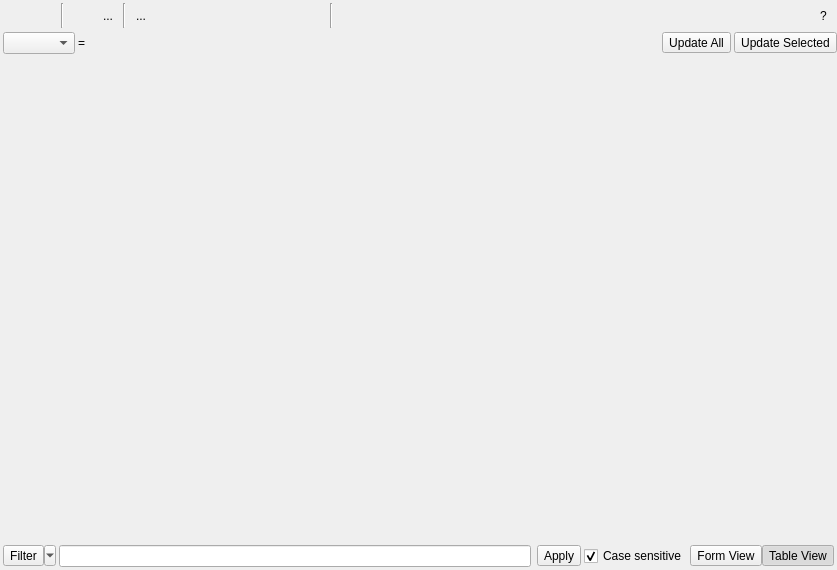
<?xml version="1.0" encoding="UTF-8"?>
<ui version="4.0">
 <class>QgsAttributeTableDialog</class>
 <widget class="QDialog" name="QgsAttributeTableDialog">
  <property name="geometry">
   <rect>
    <x>0</x>
    <y>0</y>
    <width>837</width>
    <height>570</height>
   </rect>
  </property>
  <property name="windowTitle">
   <string>Attribute Table</string>
  </property>
  <layout class="QGridLayout" name="gridLayout">
   <property name="margin">
    <number>0</number>
   </property>
   <property name="spacing">
    <number>3</number>
   </property>
   <item row="3" column="0">
    <layout class="QHBoxLayout" name="horizontalLayout">
     <property name="leftMargin">
      <number>3</number>
     </property>
     <property name="topMargin">
      <number>3</number>
     </property>
     <property name="rightMargin">
      <number>3</number>
     </property>
     <property name="bottomMargin">
      <number>0</number>
     </property>
     <item>
      <widget class="QToolButton" name="mToggleEditingButton">
       <property name="toolTip">
        <string>Toggle editing mode (Ctrl+E)</string>
       </property>
       <property name="whatsThis">
        <string/>
       </property>
       <property name="text">
        <string/>
       </property>
       <property name="icon">
        <iconset resource="../../images/images.qrc">
         <normaloff>:/images/themes/default/mActionToggleEditing.svg</normaloff>:/images/themes/default/mActionToggleEditing.svg</iconset>
       </property>
       <property name="iconSize">
        <size>
         <width>18</width>
         <height>18</height>
        </size>
       </property>
       <property name="shortcut">
        <string>Ctrl+E</string>
       </property>
       <property name="checkable">
        <bool>false</bool>
       </property>
       <property name="autoRaise">
        <bool>true</bool>
       </property>
      </widget>
     </item>
     <item>
      <widget class="QToolButton" name="mSaveEditsButton">
       <property name="toolTip">
        <string>Save Edits (Ctrl+S)</string>
       </property>
       <property name="whatsThis">
        <string/>
       </property>
       <property name="text">
        <string/>
       </property>
       <property name="icon">
        <iconset resource="../../images/images.qrc">
         <normaloff>:/images/themes/default/mActionSaveEdits.svg</normaloff>:/images/themes/default/mActionSaveEdits.svg</iconset>
       </property>
       <property name="iconSize">
        <size>
         <width>18</width>
         <height>18</height>
        </size>
       </property>
       <property name="shortcut">
        <string>Ctrl+S</string>
       </property>
       <property name="checkable">
        <bool>false</bool>
       </property>
       <property name="autoRaise">
        <bool>true</bool>
       </property>
      </widget>
     </item>
     <item>
      <widget class="Line" name="line">
       <property name="orientation">
        <enum>Qt::Vertical</enum>
       </property>
      </widget>
     </item>
     <item>
      <widget class="QToolButton" name="mAddFeature">
       <property name="enabled">
        <bool>false</bool>
       </property>
       <property name="toolTip">
        <string>Add feature</string>
       </property>
       <property name="text">
        <string/>
       </property>
       <property name="iconSize">
        <size>
         <width>18</width>
         <height>18</height>
        </size>
       </property>
       <property name="autoRaise">
        <bool>true</bool>
       </property>
      </widget>
     </item>
     <item>
      <widget class="QToolButton" name="mDeleteSelectedButton">
       <property name="toolTip">
        <string>Delete selected features (DEL)</string>
       </property>
       <property name="text">
        <string>...</string>
       </property>
       <property name="icon">
        <iconset resource="../../images/images.qrc">
         <normaloff>:/images/themes/default/mActionDeleteSelected.svg</normaloff>:/images/themes/default/mActionDeleteSelected.svg</iconset>
       </property>
       <property name="iconSize">
        <size>
         <width>18</width>
         <height>18</height>
        </size>
       </property>
       <property name="autoRaise">
        <bool>true</bool>
       </property>
      </widget>
     </item>
     <item>
      <widget class="Line" name="line_2">
       <property name="orientation">
        <enum>Qt::Vertical</enum>
       </property>
      </widget>
     </item>
     <item>
      <widget class="QToolButton" name="mExpressionSelectButton">
       <property name="toolTip">
        <string>Select features using an expression</string>
       </property>
       <property name="text">
        <string>...</string>
       </property>
       <property name="icon">
        <iconset resource="../../images/images.qrc">
         <normaloff>:/images/themes/default/mIconExpressionSelect.svg</normaloff>:/images/themes/default/mIconExpressionSelect.svg</iconset>
       </property>
       <property name="iconSize">
        <size>
         <width>18</width>
         <height>18</height>
        </size>
       </property>
       <property name="autoRaise">
        <bool>true</bool>
       </property>
      </widget>
     </item>
     <item>
      <widget class="QToolButton" name="mRemoveSelectionButton">
       <property name="toolTip">
        <string>Unselect all (Ctrl+U)</string>
       </property>
       <property name="text">
        <string/>
       </property>
       <property name="icon">
        <iconset resource="../../images/images.qrc">
         <normaloff>:/images/themes/default/mActionUnselectAttributes.png</normaloff>:/images/themes/default/mActionUnselectAttributes.png</iconset>
       </property>
       <property name="iconSize">
        <size>
         <width>18</width>
         <height>18</height>
        </size>
       </property>
       <property name="shortcut">
        <string>Ctrl+U</string>
       </property>
       <property name="autoRaise">
        <bool>true</bool>
       </property>
      </widget>
     </item>
     <item>
      <widget class="QToolButton" name="mSelectedToTopButton">
       <property name="toolTip">
        <string>Move selection to top (Ctrl+T)</string>
       </property>
       <property name="text">
        <string/>
       </property>
       <property name="icon">
        <iconset resource="../../images/images.qrc">
         <normaloff>:/images/themes/default/mActionSelectedToTop.png</normaloff>:/images/themes/default/mActionSelectedToTop.png</iconset>
       </property>
       <property name="iconSize">
        <size>
         <width>18</width>
         <height>18</height>
        </size>
       </property>
       <property name="shortcut">
        <string>Ctrl+T</string>
       </property>
       <property name="checkable">
        <bool>true</bool>
       </property>
       <property name="autoRaise">
        <bool>true</bool>
       </property>
      </widget>
     </item>
     <item>
      <widget class="QToolButton" name="mInvertSelectionButton">
       <property name="toolTip">
        <string>Invert selection (Ctrl+R)</string>
       </property>
       <property name="text">
        <string/>
       </property>
       <property name="icon">
        <iconset resource="../../images/images.qrc">
         <normaloff>:/images/themes/default/mActionInvertSelection.png</normaloff>:/images/themes/default/mActionInvertSelection.png</iconset>
       </property>
       <property name="iconSize">
        <size>
         <width>18</width>
         <height>18</height>
        </size>
       </property>
       <property name="shortcut">
        <string>Ctrl+R</string>
       </property>
       <property name="autoRaise">
        <bool>true</bool>
       </property>
      </widget>
     </item>
     <item>
      <widget class="QToolButton" name="mPanMapToSelectedRowsButton">
       <property name="toolTip">
        <string>Pan map to the selected rows (Ctrl+P)</string>
       </property>
       <property name="whatsThis">
        <string/>
       </property>
       <property name="text">
        <string/>
       </property>
       <property name="icon">
        <iconset resource="../../images/images.qrc">
         <normaloff>:/images/themes/default/mActionPanToSelected.svg</normaloff>:/images/themes/default/mActionPanToSelected.svg</iconset>
       </property>
       <property name="iconSize">
        <size>
         <width>18</width>
         <height>18</height>
        </size>
       </property>
       <property name="shortcut">
        <string>Ctrl+P</string>
       </property>
       <property name="autoRaise">
        <bool>true</bool>
       </property>
      </widget>
     </item>
     <item>
      <widget class="QToolButton" name="mZoomMapToSelectedRowsButton">
       <property name="toolTip">
        <string>Zoom map to the selected rows (Ctrl+J)</string>
       </property>
       <property name="whatsThis">
        <string/>
       </property>
       <property name="text">
        <string/>
       </property>
       <property name="icon">
        <iconset resource="../../images/images.qrc">
         <normaloff>:/images/themes/default/mActionZoomToSelected.svg</normaloff>:/images/themes/default/mActionZoomToSelected.svg</iconset>
       </property>
       <property name="iconSize">
        <size>
         <width>18</width>
         <height>18</height>
        </size>
       </property>
       <property name="shortcut">
        <string>Ctrl+J</string>
       </property>
       <property name="autoRaise">
        <bool>true</bool>
       </property>
      </widget>
     </item>
     <item>
      <widget class="QToolButton" name="mCopySelectedRowsButton">
       <property name="toolTip">
        <string>Copy selected rows to clipboard (Ctrl+C)</string>
       </property>
       <property name="whatsThis">
        <string/>
       </property>
       <property name="text">
        <string/>
       </property>
       <property name="icon">
        <iconset resource="../../images/images.qrc">
         <normaloff>:/images/themes/default/mActionEditCopy.png</normaloff>:/images/themes/default/mActionEditCopy.png</iconset>
       </property>
       <property name="iconSize">
        <size>
         <width>18</width>
         <height>18</height>
        </size>
       </property>
       <property name="shortcut">
        <string>Ctrl+C</string>
       </property>
       <property name="autoRaise">
        <bool>true</bool>
       </property>
      </widget>
     </item>
     <item>
      <widget class="Line" name="line_3">
       <property name="orientation">
        <enum>Qt::Vertical</enum>
       </property>
      </widget>
     </item>
     <item>
      <widget class="QToolButton" name="mRemoveAttribute">
       <property name="toolTip">
        <string>Delete column (Ctrl+L)</string>
       </property>
       <property name="text">
        <string/>
       </property>
       <property name="icon">
        <iconset resource="../../images/images.qrc">
         <normaloff>:/images/themes/default/mActionDeleteAttribute.png</normaloff>:/images/themes/default/mActionDeleteAttribute.png</iconset>
       </property>
       <property name="iconSize">
        <size>
         <width>18</width>
         <height>18</height>
        </size>
       </property>
       <property name="shortcut">
        <string>Ctrl+L</string>
       </property>
       <property name="autoRaise">
        <bool>true</bool>
       </property>
      </widget>
     </item>
     <item>
      <widget class="QToolButton" name="mAddAttribute">
       <property name="toolTip">
        <string>New column (Ctrl+W)</string>
       </property>
       <property name="text">
        <string/>
       </property>
       <property name="icon">
        <iconset resource="../../images/images.qrc">
         <normaloff>:/images/themes/default/mActionNewAttribute.png</normaloff>:/images/themes/default/mActionNewAttribute.png</iconset>
       </property>
       <property name="iconSize">
        <size>
         <width>18</width>
         <height>18</height>
        </size>
       </property>
       <property name="shortcut">
        <string>Ctrl+W</string>
       </property>
       <property name="autoRaise">
        <bool>true</bool>
       </property>
      </widget>
     </item>
     <item>
      <widget class="QToolButton" name="mOpenFieldCalculator">
       <property name="toolTip">
        <string>Open field calculator (Ctrl+I)</string>
       </property>
       <property name="text">
        <string/>
       </property>
       <property name="icon">
        <iconset resource="../../images/images.qrc">
         <normaloff>:/images/themes/default/mActionCalculateField.png</normaloff>:/images/themes/default/mActionCalculateField.png</iconset>
       </property>
       <property name="iconSize">
        <size>
         <width>18</width>
         <height>18</height>
        </size>
       </property>
       <property name="shortcut">
        <string>Ctrl+I</string>
       </property>
       <property name="autoRaise">
        <bool>true</bool>
       </property>
      </widget>
     </item>
     <item>
      <spacer name="horizontalSpacer">
       <property name="orientation">
        <enum>Qt::Horizontal</enum>
       </property>
       <property name="sizeHint" stdset="0">
        <size>
         <width>40</width>
         <height>20</height>
        </size>
       </property>
      </spacer>
     </item>
     <item>
      <widget class="QToolButton" name="mHelpButton">
       <property name="sizePolicy">
        <sizepolicy hsizetype="Fixed" vsizetype="Fixed">
         <horstretch>0</horstretch>
         <verstretch>0</verstretch>
        </sizepolicy>
       </property>
       <property name="minimumSize">
        <size>
         <width>0</width>
         <height>0</height>
        </size>
       </property>
       <property name="text">
        <string>?</string>
       </property>
       <property name="autoRaise">
        <bool>true</bool>
       </property>
      </widget>
     </item>
    </layout>
   </item>
   <item row="7" column="0">
    <widget class="QgsDualView" name="mMainView">
     <property name="currentIndex">
      <number>-1</number>
     </property>
    </widget>
   </item>
   <item row="9" column="0">
    <layout class="QHBoxLayout">
     <property name="leftMargin">
      <number>3</number>
     </property>
     <property name="topMargin">
      <number>0</number>
     </property>
     <property name="rightMargin">
      <number>3</number>
     </property>
     <property name="bottomMargin">
      <number>3</number>
     </property>
     <item>
      <widget class="QToolButton" name="mFilterButton">
       <property name="toolTip">
        <string>The filter defines which features are currently shown in the list or on the table</string>
       </property>
       <property name="text">
        <string>Filter</string>
       </property>
       <property name="icon">
        <iconset resource="../../images/images.qrc">
         <normaloff>:/images/themes/default/mActionFilter.png</normaloff>:/images/themes/default/mActionFilter.png</iconset>
       </property>
       <property name="popupMode">
        <enum>QToolButton::MenuButtonPopup</enum>
       </property>
       <property name="toolButtonStyle">
        <enum>Qt::ToolButtonTextBesideIcon</enum>
       </property>
      </widget>
     </item>
     <item>
      <widget class="QgsFilterLineEdit" name="mFilterQuery"/>
     </item>
     <item>
      <widget class="QWidget" name="mSpacer" native="true"/>
     </item>
     <item>
      <widget class="QToolButton" name="mApplyFilterButton">
       <property name="toolTip">
        <string>Filters the visible features according to the current filter selection and filter string.</string>
       </property>
       <property name="text">
        <string>Apply</string>
       </property>
       <property name="toolButtonStyle">
        <enum>Qt::ToolButtonTextOnly</enum>
       </property>
      </widget>
     </item>
     <item>
      <widget class="QCheckBox" name="mCbxCaseSensitive">
       <property name="text">
        <string>Case sensitive</string>
       </property>
       <property name="checked">
        <bool>true</bool>
       </property>
      </widget>
     </item>
     <item>
      <layout class="QHBoxLayout" name="horizontalLayout_2">
       <property name="spacing">
        <number>0</number>
       </property>
       <item>
        <widget class="QToolButton" name="mAttributeViewButton">
         <property name="toolTip">
          <string>Switch to form view</string>
         </property>
         <property name="text">
          <string>Form View</string>
         </property>
         <property name="icon">
          <iconset resource="../../images/images.qrc">
           <normaloff>:/images/themes/default/mActionPropertyItem.png</normaloff>:/images/themes/default/mActionPropertyItem.png</iconset>
         </property>
         <property name="checkable">
          <bool>true</bool>
         </property>
         <attribute name="buttonGroup">
          <string notr="true">mMainViewButtonGroup</string>
         </attribute>
        </widget>
       </item>
       <item>
        <widget class="QToolButton" name="mTableViewButton">
         <property name="toolTip">
          <string>Switch to table view</string>
         </property>
         <property name="text">
          <string>Table View</string>
         </property>
         <property name="icon">
          <iconset resource="../../images/images.qrc">
           <normaloff>:/images/themes/default/mActionOpenTable.png</normaloff>:/images/themes/default/mActionOpenTable.png</iconset>
         </property>
         <property name="checkable">
          <bool>true</bool>
         </property>
         <property name="checked">
          <bool>true</bool>
         </property>
         <attribute name="buttonGroup">
          <string notr="true">mMainViewButtonGroup</string>
         </attribute>
        </widget>
       </item>
      </layout>
     </item>
    </layout>
   </item>
   <item row="6" column="0">
    <widget class="QFrame" name="mUpdateExpressionBox">
     <layout class="QHBoxLayout" name="horizontalLayout_3">
      <property name="spacing">
       <number>3</number>
      </property>
      <property name="leftMargin">
       <number>3</number>
      </property>
      <property name="topMargin">
       <number>1</number>
      </property>
      <property name="rightMargin">
       <number>0</number>
      </property>
      <property name="bottomMargin">
       <number>3</number>
      </property>
      <item>
       <widget class="QComboBox" name="mFieldCombo"/>
      </item>
      <item>
       <widget class="QLabel" name="label">
        <property name="sizePolicy">
         <sizepolicy hsizetype="Maximum" vsizetype="Preferred">
          <horstretch>0</horstretch>
          <verstretch>0</verstretch>
         </sizepolicy>
        </property>
        <property name="text">
         <string>=</string>
        </property>
       </widget>
      </item>
      <item>
       <widget class="QgsFieldExpressionWidget" name="mUpdateExpressionText" native="true">
        <property name="sizePolicy">
         <sizepolicy hsizetype="MinimumExpanding" vsizetype="Preferred">
          <horstretch>0</horstretch>
          <verstretch>0</verstretch>
         </sizepolicy>
        </property>
       </widget>
      </item>
      <item>
       <widget class="QToolButton" name="mRunFieldCalc">
        <property name="text">
         <string>Update All</string>
        </property>
       </widget>
      </item>
      <item>
       <widget class="QToolButton" name="mRunFieldCalcSelected">
        <property name="text">
         <string>Update Selected</string>
        </property>
       </widget>
      </item>
     </layout>
    </widget>
   </item>
  </layout>
  <action name="mActionAdvancedFilter">
   <property name="icon">
    <iconset resource="../../images/images.qrc">
     <normaloff>:/images/themes/default/mActionFilter.png</normaloff>:/images/themes/default/mActionFilter.png</iconset>
   </property>
   <property name="text">
    <string>Advanced Filter (Expression)</string>
   </property>
   <property name="toolTip">
    <string>Use the Expression Builder to define the filter</string>
   </property>
   <property name="shortcut">
    <string>Ctrl+F</string>
   </property>
  </action>
  <action name="mActionShowAllFilter">
   <property name="icon">
    <iconset resource="../../images/images.qrc">
     <normaloff>:/images/themes/default/mActionFilter.png</normaloff>:/images/themes/default/mActionFilter.png</iconset>
   </property>
   <property name="text">
    <string>Show All Features</string>
   </property>
  </action>
  <action name="mActionSelectedFilter">
   <property name="icon">
    <iconset resource="../../images/images.qrc">
     <normaloff>:/images/themes/default/mActionFilter.png</normaloff>:/images/themes/default/mActionFilter.png</iconset>
   </property>
   <property name="text">
    <string>Show Selected Features</string>
   </property>
  </action>
  <action name="mActionVisibleFilter">
   <property name="icon">
    <iconset resource="../../images/images.qrc">
     <normaloff>:/images/themes/default/mActionFilter.png</normaloff>:/images/themes/default/mActionFilter.png</iconset>
   </property>
   <property name="text">
    <string>Show Features Visible On Map</string>
   </property>
  </action>
  <action name="mActionFilterColumnsMenu">
   <property name="text">
    <string>Column Filter</string>
   </property>
  </action>
  <action name="mActionEditedFilter">
   <property name="icon">
    <iconset resource="../../images/images.qrc">
     <normaloff>:/images/themes/default/mActionFilter.png</normaloff>:/images/themes/default/mActionFilter.png</iconset>
   </property>
   <property name="text">
    <string>Show Edited and New Features</string>
   </property>
   <property name="toolTip">
    <string>Filter all the features which have been edited but not yet saved</string>
   </property>
  </action>
  <action name="mActionApplyFilter">
   <property name="text">
    <string>Apply</string>
   </property>
  </action>
 </widget>
 <customwidgets>
  <customwidget>
   <class>QgsFieldExpressionWidget</class>
   <extends>QWidget</extends>
   <header>qgsfieldexpressionwidget.h</header>
  </customwidget>
  <customwidget>
   <class>QgsFilterLineEdit</class>
   <extends>QLineEdit</extends>
   <header>qgsfilterlineedit.h</header>
  </customwidget>
  <customwidget>
   <class>QgsDualView</class>
   <extends>QStackedWidget</extends>
   <header>qgsdualview.h</header>
   <container>1</container>
  </customwidget>
 </customwidgets>
 <tabstops>
  <tabstop>mRemoveSelectionButton</tabstop>
  <tabstop>mSelectedToTopButton</tabstop>
  <tabstop>mInvertSelectionButton</tabstop>
  <tabstop>mCopySelectedRowsButton</tabstop>
  <tabstop>mRemoveAttribute</tabstop>
  <tabstop>mOpenFieldCalculator</tabstop>
 </tabstops>
 <resources>
  <include location="../../images/images.qrc"/>
 </resources>
 <connections>
  <connection>
   <sender>mToggleEditingButton</sender>
   <signal>toggled(bool)</signal>
   <receiver>mSaveEditsButton</receiver>
   <slot>setEnabled(bool)</slot>
   <hints>
    <hint type="sourcelabel">
     <x>192</x>
     <y>504</y>
    </hint>
    <hint type="destinationlabel">
     <x>214</x>
     <y>501</y>
    </hint>
   </hints>
  </connection>
  <connection>
   <sender>mMainViewButtonGroup</sender>
   <signal>buttonClicked(int)</signal>
   <receiver>mMainView</receiver>
   <slot>setCurrentIndex(int)</slot>
   <hints>
    <hint type="sourcelabel">
     <x>-1</x>
     <y>-1</y>
    </hint>
    <hint type="destinationlabel">
     <x>393</x>
     <y>266</y>
    </hint>
   </hints>
  </connection>
 </connections>
 <buttongroups>
  <buttongroup name="mMainViewButtonGroup"/>
 </buttongroups>
</ui>
